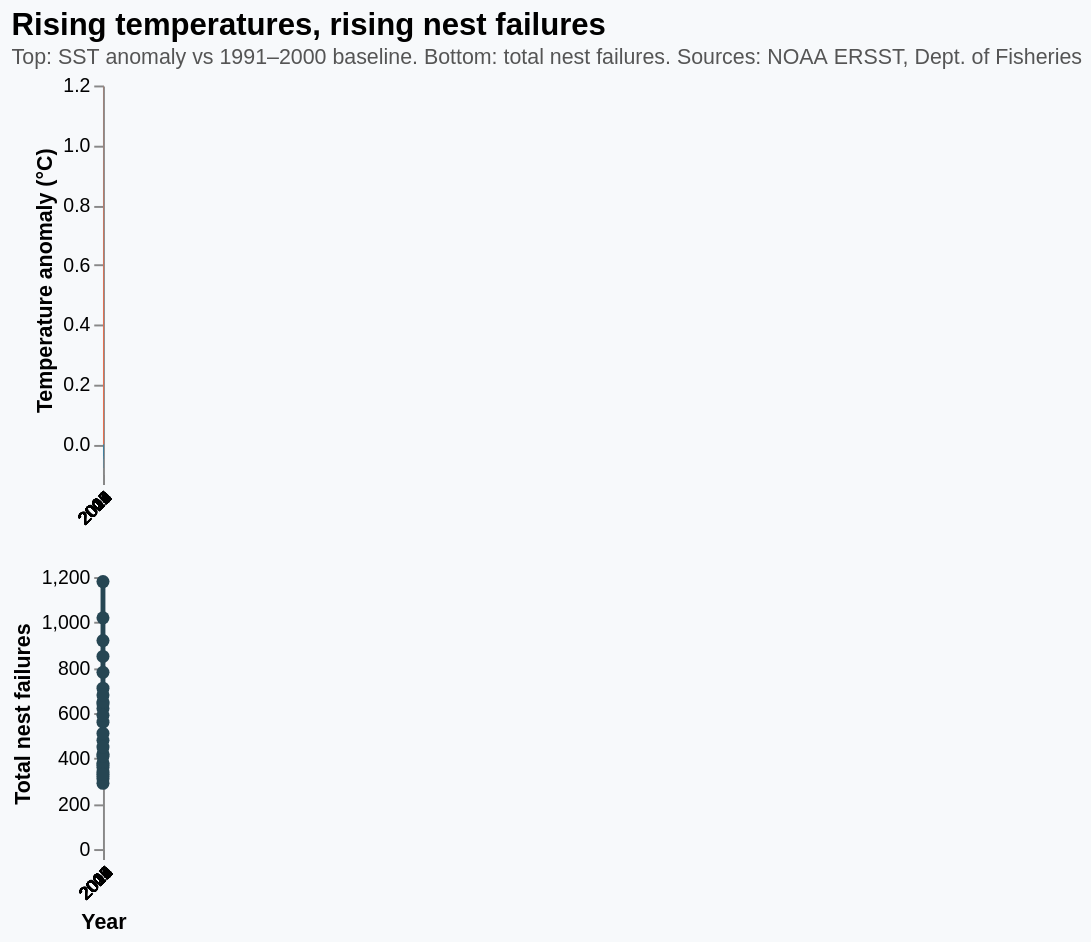

Specify this chart in Vega-Lite:
### Vega-Lite specification from a JSON file in a GitHub repository (floating-point values rounded to 4 significant figures)
{"$schema": "https://vega.github.io/schema/vega-lite/v5.json", "title": {"text": "Rising temperatures, rising nest failures", "subtitle": "Top: SST anomaly vs 1991–2000 baseline. Bottom: total nest failures. Sources: NOAA ERSST, Dept. of Fisheries", "fontSize": 16, "subtitleFontSize": 11, "anchor": "start", "subtitleColor": "#555"}, "background": "#f7f9fb", "config": {"view": {"stroke": null}, "axis": {"grid": false}}, "data": {"values": [{"year": 2000, "anomaly": 0.0, "failures": 320}, {"year": 2001, "anomaly": 0.05, "failures": 340}, {"year": 2002, "anomaly": 0.12, "failures": 360}, {"year": 2003, "anomaly": -0.04, "failures": 310}, {"year": 2004, "anomaly": 0.18, "failures": 380}, {"year": 2005, "anomaly": 0.25, "failures": 420}, {"year": 2006, "anomaly": 0.15, "failures": 370}, {"year": 2007, "anomaly": 0.22, "failures": 410}, {"year": 2008, "anomaly": -0.08, "failures": 290}, {"year": 2009, "anomaly": 0.3, "failures": 480}, {"year": 2010, "anomaly": 0.42, "failures": 560}, {"year": 2011, "anomaly": -0.05, "failures": 330}, {"year": 2012, "anomaly": 0.28, "failures": 450}, {"year": 2013, "anomaly": 0.35, "failures": 510}, {"year": 2014, "anomaly": 0.48, "failures": 620}, {"year": 2015, "anomaly": 0.72, "failures": 780}, {"year": 2016, "anomaly": 0.85, "failures": 920}, {"year": 2017, "anomaly": 0.5, "failures": 640}, {"year": 2018, "anomaly": 0.45, "failures": 590}, {"year": 2019, "anomaly": 0.62, "failures": 710}, {"year": 2020, "anomaly": 0.55, "failures": 650}, {"year": 2021, "anomaly": 0.58, "failures": 680}, {"year": 2022, "anomaly": 0.78, "failures": 850}, {"year": 2023, "anomaly": 0.95, "failures": 1020}, {"year": 2024, "anomaly": 1.2, "failures": 1180}]}, "transform": [{"calculate": "datum.anomaly >= 0 ? 'Warmer' : 'Cooler'", "as": "direction"}], "vconcat": [{"width": "container", "height": 200, "mark": {"type": "bar", "cornerRadiusEnd": 2}, "encoding": {"x": {"field": "year", "type": "ordinal", "axis": {"title": null, "labelAngle": -45, "labelFontSize": 9}}, "y": {"field": "anomaly", "type": "quantitative", "axis": {"title": "Temperature anomaly (°C)"}}, "color": {"field": "direction", "type": "nominal", "scale": {"domain": ["Warmer", "Cooler"], "range": ["#e76f51", "#0077b6"]}, "legend": null}, "tooltip": [{"field": "year", "title": "Year"}, {"field": "anomaly", "title": "SST anomaly (°C)", "format": "+.2f"}, {"field": "failures", "title": "Nest failures"}]}}, {"width": "container", "height": 140, "mark": {"type": "line", "color": "#264653", "strokeWidth": 2.5, "point": {"size": 45, "filled": true, "color": "#264653"}}, "encoding": {"x": {"field": "year", "type": "ordinal", "axis": {"title": "Year", "labelAngle": -45, "labelFontSize": 9}}, "y": {"field": "failures", "type": "quantitative", "axis": {"title": "Total nest failures"}}, "tooltip": [{"field": "year", "title": "Year"}, {"field": "failures", "title": "Nest failures"}, {"field": "anomaly", "title": "SST anomaly (°C)", "format": "+.2f"}]}}]}
